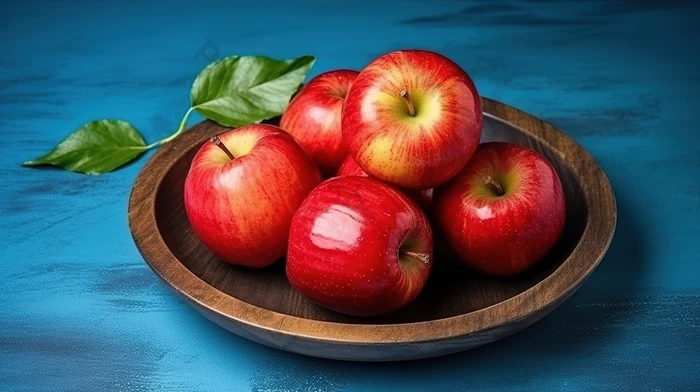
#> input picture apple.jpg, 700 x 392 px
$ python svd_compress.py
#> lines starting #> are read from the running program, lines starting #| are printed output that depends on the picture
import numpy as np
from PIL import Image
import matplotlib.pyplot as plt


def svd_compress(image_path, k):
#> called with image_path = 'apple.jpg', k = 1
    img = Image.open(image_path)
#> img is the input picture: PIL image 700x392 RGB; mean R, G, B 70.2, 80.7, 92.6
    img = img.convert('RGB')
    img_array = np.array(img)

    r, g, b = img_array[:, :, 0], img_array[:, :, 1], img_array[:, :,
                                                      2]  # Разделяем изображение на три канала (R, G, B)
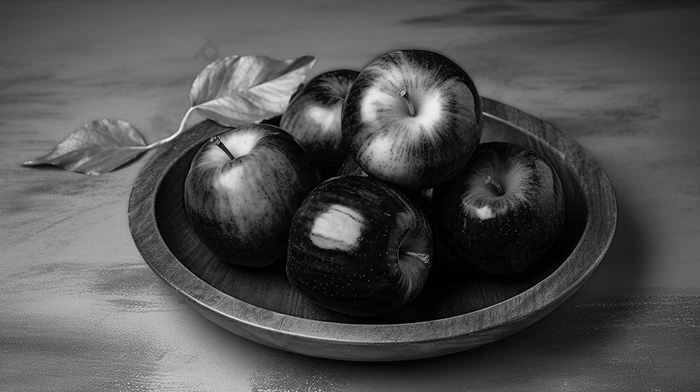
#> g: shape (392, 700); min 0, max 246, mean 80.7
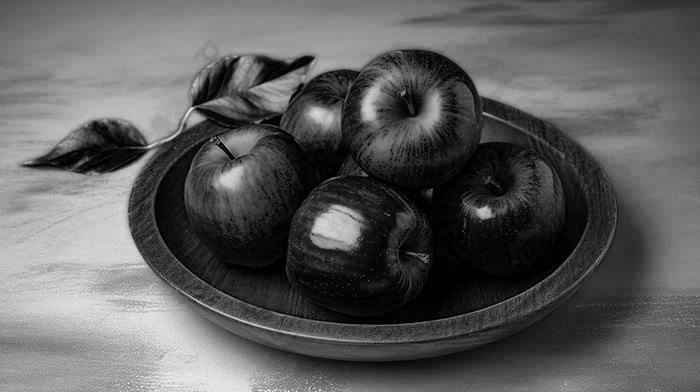
#> b: shape (392, 700); min 0, max 255, mean 92.6

    def compress_channel(channel, k):  # Функция для сжатия одного канала с использованием SVD
#> called with k = 1
        U, S, Vt = np.linalg.svd(channel, full_matrices=False)
#> S = 392 values, max 49139.3 at index 0, min 3.09 at index 391, mean 490.4
        # Оставляем только первые k сингулярных значений
        U_k = U[:, :k]
#> U_k = 392 values, max 0.0803 at index 214, min 0.00499 at index 22, mean 0.044
        S_k = np.diag(S[:k])
#> S_k = [49139.3]
        Vt_k = Vt[:k, :]
        return np.dot(U_k, np.dot(S_k, Vt_k))

    r_compressed = compress_channel(r, k)
    g_compressed = compress_channel(g, k)
    b_compressed = compress_channel(b, k)
#> call 3 of compress_channel, with k = 1
#> in compress_channel (call 3), `U, S, Vt = np.linalg.svd(channel, full_matrices=False)`:
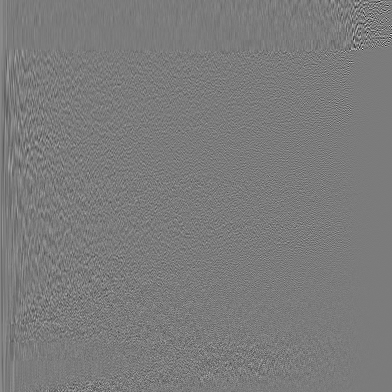
#> U: shape (392, 392) float64; min -0.579, max 0.613, mean 0.000114; drawn with min black and max white
#> in compress_channel (call 3), `U, S, Vt = np.linalg.svd(channel, full_matrices=False)`:
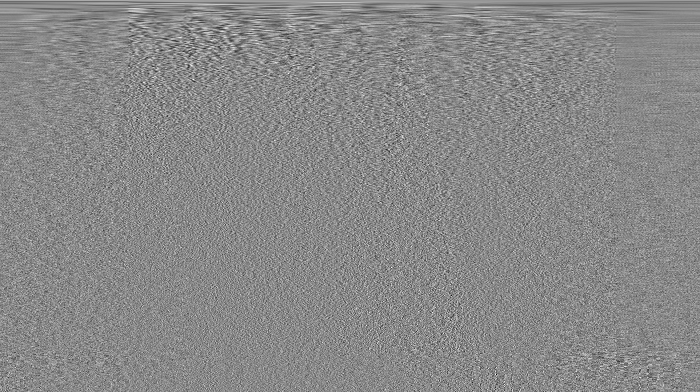
#> Vt: shape (392, 700) float64; min -0.246, max 0.212, mean 0.000129; drawn with min black and max white
#> in compress_channel (call 3), `U, S, Vt = np.linalg.svd(channel, full_matrices=False)`: S = 392 values, max 53050 at index 0, min 2.37 at index 391, mean 514.8
#> in compress_channel (call 3), `U_k = U[:, :k]`: U_k = 392 values, max 0.0704 at index 389, min 0.0264 at index 165, mean 0.0497
#> in compress_channel (call 3), `S_k = np.diag(S[:k])`: S_k = [53050]
#> in compress_channel (call 3), `return np.dot(U_k, np.dot(S_k, Vt_k))`:
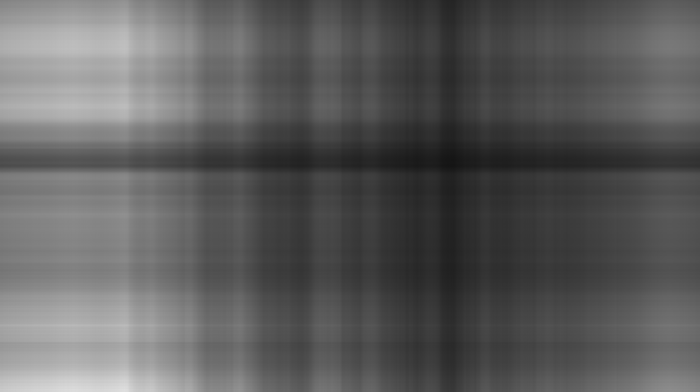
#> returned value: shape (392, 700) float64; min 21.08, max 223.1, mean 93.2

    compressed_img_array = np.stack((r_compressed, g_compressed, b_compressed), axis=-1).astype(np.uint8)
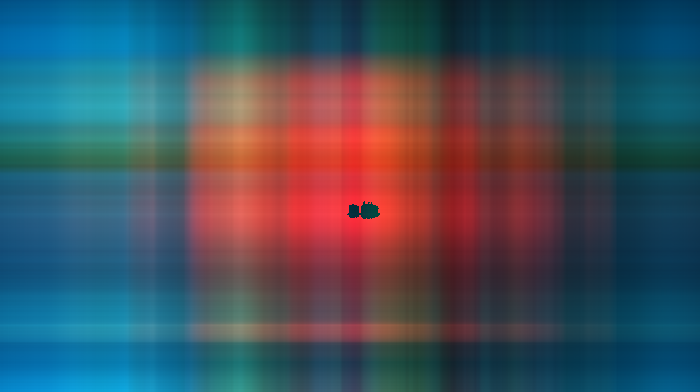
#> compressed_img_array: shape (392, 700, 3); mean of channels 0, 1, 2 67.3, 80.6, 92.7; drawn as R, G, B

    return Image.fromarray(compressed_img_array)


image_path = 'apple.jpg'
k_values = [1, 10, 20, 50, 100]

plt.figure(figsize=(20, 4))
for i, k in enumerate(k_values):
    compressed_image = svd_compress(image_path, k)
    plt.subplot(2, len(k_values), i + 1)
    plt.imshow(compressed_image)
    plt.title(f'Compressed with k={k}')
    plt.axis('off')

plt.show()
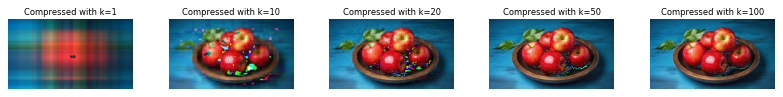
#> figure drawn by matplotlib, 5 panels
